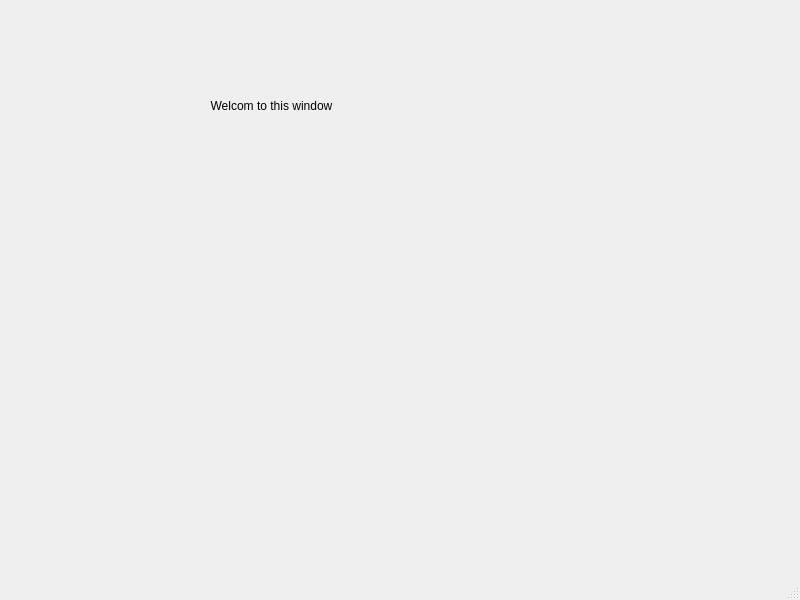
<?xml version="1.0" encoding="UTF-8"?>
<ui version="4.0">
 <class>otherwindow</class>
 <widget class="QMainWindow" name="otherwindow">
  <property name="geometry">
   <rect>
    <x>0</x>
    <y>0</y>
    <width>800</width>
    <height>600</height>
   </rect>
  </property>
  <property name="windowTitle">
   <string>MainWindow</string>
  </property>
  <widget class="QWidget" name="centralwidget">
   <widget class="QLabel" name="label">
    <property name="geometry">
     <rect>
      <x>136</x>
      <y>70</y>
      <width>271</width>
      <height>71</height>
     </rect>
    </property>
    <property name="text">
     <string>Welcom to this window</string>
    </property>
    <property name="alignment">
     <set>Qt::AlignCenter</set>
    </property>
   </widget>
  </widget>
  <widget class="QStatusBar" name="statusbar"/>
 </widget>
 <resources/>
 <connections/>
</ui>
